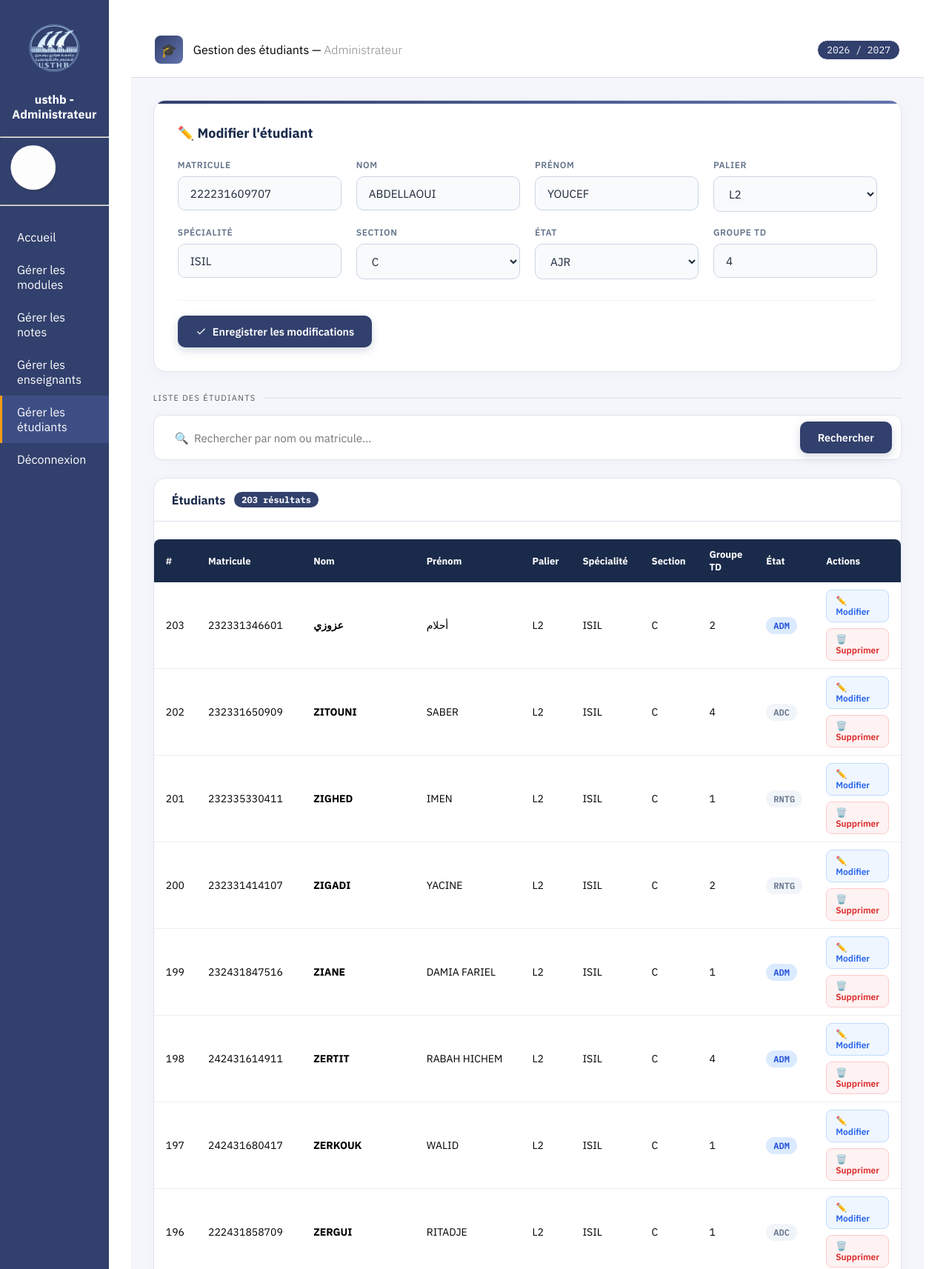
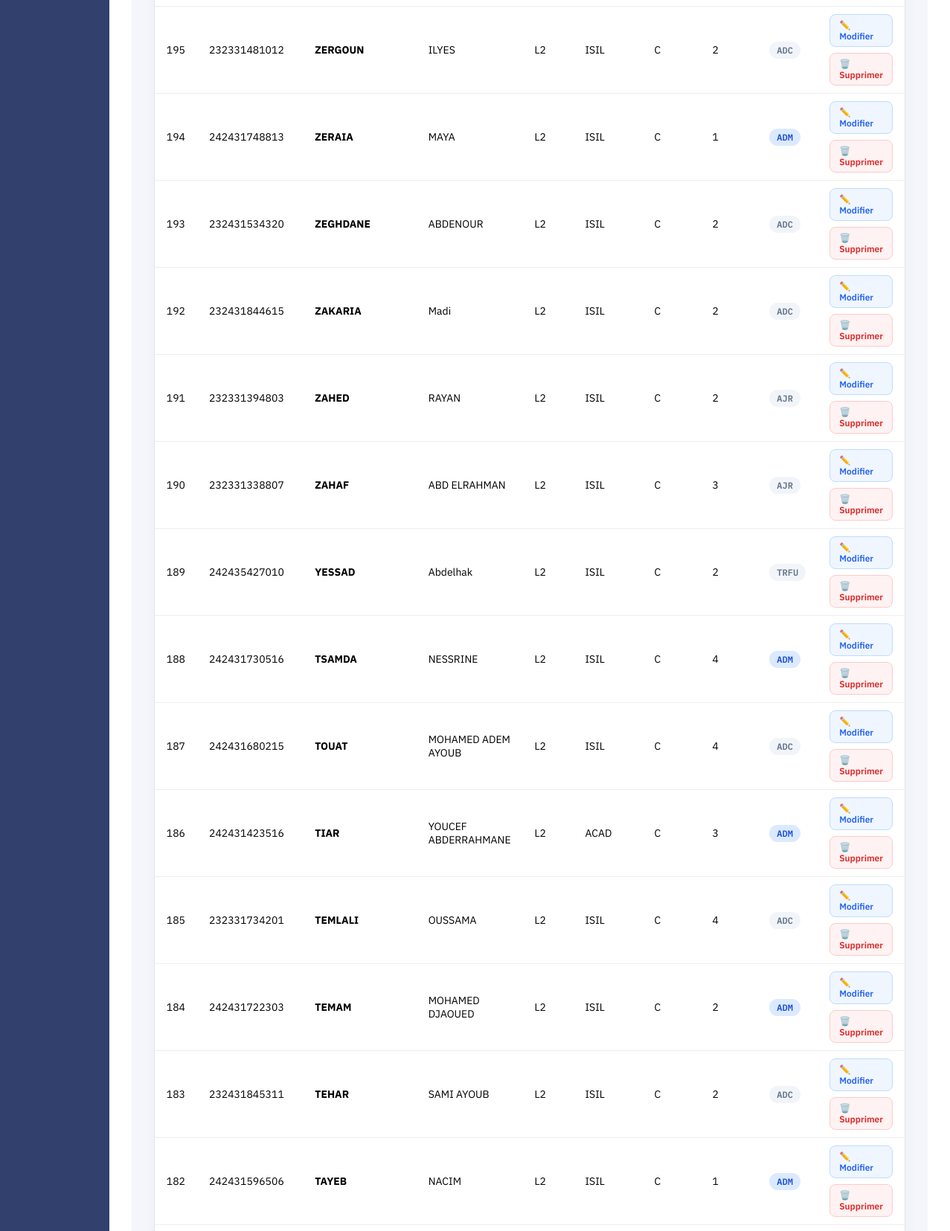
The page /admin-interface/gestiondesetudiants.php?edit=4 (upper part) on the database its author committed (2 pictures, top to bottom).
### tables this page shows
CREATE TABLE `etudiants` (
  `numero` int(11) NOT NULL,
  `palier` varchar(5) NOT NULL,
  `specialite` varchar(10) NOT NULL,
  `section` varchar(5) NOT NULL,
  `matricule` varchar(20) NOT NULL,
  `nom` varchar(50) NOT NULL,
  `prenom` varchar(70) NOT NULL,
  `etat` varchar(15) NOT NULL,
  `groupe_td` int(11) NOT NULL
);

### admin-interface/gestiondesetudiants.php (the view, shortened to what this page needs)
<?php
require_once("../connexion.php");
$editMode        = false;
$etudiant        = null;
if (isset($_GET['edit'])) {
    $editMode = true;
    $stmt = $pdo->prepare("SELECT * FROM etudiants WHERE numero=?");
    $stmt->execute([$_GET['edit']]);
    $etudiant = $stmt->fetch();
}
$currentPage = basename($_SERVER['PHP_SELF']);
$annee = date("Y") . " / " . (date("Y") + 1);
?>
<!DOCTYPE html>
<html lang="fr">
<head>
    <link rel="stylesheet" href="../prof-interface/style.css">
</head>
<body>
<div class="sidebar">
    <div style="text-align: center;">
        <img src="img/usthb1.png" width="100" height="100"/>
        <p><font color="#ffffff"><font size="3"><center><b>usthb - Administrateur</b></center></font></font></p>
    </div>
    <br><hr>
    <div style="display: flex; align-items: center;">
        <img src="img/prof.png" width="90" height="90"/>
    </div>
    <hr><br>
    <a href="acceuille1.php"              class="<?= $currentPage == 'acceuille1.php' ? 'active' : '' ?>">Accueil</a>
    <a href="Gestion des modules.php"     class="<?= $currentPage == 'Gestion des modules.php' ? 'active' : '' ?>">Gérer les modules</a>
    <a href="Gestion des notes.php"       class="<?= $currentPage == 'Gestion_des_notes.php' ? 'active' : '' ?>">Gérer les notes</a>
    <a href="Gestion_des_enseignants.php" class="<?= $currentPage == 'Gestion_des_enseignants.php' ? 'active' : '' ?>">Gérer les enseignants</a>
    <a href="gestiondesetudiants.php"     class="<?= strtolower($currentPage) == 'gestiondesetudiants.php' ? 'active' : '' ?>">Gérer les étudiants</a>
    <a href="logout.php"                  class="<?= $currentPage == 'logout.php' ? 'active' : '' ?>">Déconnexion</a>
</div>
<div class="main">
    <div class="header">
        <div class="header-left">
            <div class="header-icon">🎓</div>
            <p style="color:#000; font-size:16px;">Gestion des étudiants — <span style="color:#888; font-weight:300;">Administrateur</span></p>
        </div>
        <div class="year-badge"><?= $annee ?></div>
    </div>
    <div class="page-content">
        <div class="form-card">
            <h2>
                <?php if ($editMode): ?>
                    ✏️ Modifier l'étudiant
                <?php else: ?>
                    ➕ Ajouter un étudiant
                <?php endif; ?>
            </h2>
            <form method="POST" action="gestiondesetudiants.php">
                <div class="form-grid">
                    <div class="form-group">
                        <label>Matricule</label>
                        <input type="text" name="matricule" placeholder="ex: 221234567" value="<?= $editMode ? htmlspecialchars($etudiant['matricule']) : '' ?>" required>
                    </div>
                    <div class="form-group">
                        <label>Nom</label>
                        <input type="text" name="nom" placeholder="Nom de famille" value="<?= $editMode ? htmlspecialchars($etudiant['nom']) : '' ?>" required>
                    </div>
                    <div class="form-group">
                        <label>Prénom</label>
                        <input type="text" name="prenom" placeholder="Prénom" value="<?= $editMode ? htmlspecialchars($etudiant['prenom']) : '' ?>" required>
                    </div>
                    <div class="form-group">
                        <label>Palier</label>
                        <select name="palier">
                            <?php foreach (['L1','L2','L3','M1','M2'] as $p): ?>
                                <option value="<?= $p ?>" <?= ($editMode && $etudiant['palier'] == $p) ? 'selected' : '' ?>><?= $p ?></option>
                            <?php endforeach; ?>
                        </select>
                    </div>
                    <div class="form-group">
                        <label>Spécialité</label>
                        <input type="text" name="specialite" placeholder="ex: ISIL" value="<?= $editMode ? htmlspecialchars($etudiant['specialite']) : '' ?>" required>
                    </div>
                    <div class="form-group">
                        <label>Section</label>
                        <select name="section">
                            <?php foreach (['A','B','C','D','E'] as $s): ?>
                                <option value="<?= $s ?>" <?= ($editMode && $etudiant['section'] == $s) ? 'selected' : '' ?>><?= $s ?></option>
                            <?php endforeach; ?>
                        </select>
                    </div>
                    <div class="form-group">
                        <label>État</label>
                        <select name="etat">
                            <?php foreach (['AJR','ADC','ADM'] as $et): ?>
                                <option value="<?= $et ?>" <?= ($editMode && $etudiant['etat'] == $et) ? 'selected' : '' ?>><?= $et ?></option>
                            <?php endforeach; ?>
                        </select>
                    </div>
                    <div class="form-group">
                        <label>Groupe TD</label>
                        <input type="number" name="groupe_td" min="1" max="20" placeholder="ex: 3" value="<?= $editMode ? htmlspecialchars($etudiant['groupe_td']) : '' ?>" required>
                    </div>
                </div>
                <div class="form-actions">
                    <button type="submit" class="btn btn-primary">
                        <svg width="15" height="15" viewBox="0 0 24 24" fill="none" stroke="currentColor" stroke-width="2"><polyline points="20 6 9 17 4 12"></polyline></svg>
                        <?= $editMode ? 'Enregistrer les modifications' : 'Ajouter l\'étudiant' ?>
                    </button>
                </div>
            </form>
        </div>
        <div class="section-title">Liste des étudiants</div>
        <form method="GET" action="gestiondesetudiants.php" class="search-bar">
            <input type="text" name="search" placeholder="🔍  Rechercher par nom ou matricule..." value="<?= htmlspecialchars($_GET['search'] ?? '') ?>">
            <button type="submit" class="btn btn-primary">Rechercher</button>
        </form>
        <?php
        if (!empty($_GET['search'])) {
            $search = "%" . $_GET['search'] . "%";
            $stmt = $pdo->prepare("SELECT * FROM etudiants WHERE nom LIKE ? OR matricule LIKE ? ORDER BY numero DESC");
            $stmt->execute([$search, $search]);
        } else {
            $stmt = $pdo->query("SELECT * FROM etudiants ORDER BY numero DESC");
        }
        $rows = $stmt->fetchAll(PDO::FETCH_ASSOC);
        $count = count($rows);
        ?>
        <div class="table-card">
            <div class="table-card-header">
                Étudiants
                <span class="count-badge"><?= $count ?> résultat<?= $count > 1 ? 's' : '' ?></span>
            </div>
            <table class="table1">
                <thead>
                    <tr>
                        <th>#</th>
                        <th>Matricule</th>
                        <th>Nom</th>
                        <th>Prénom</th>
                        <th>Palier</th>
                        <th>Spécialité</th>
                        <th>Section</th>
                        <th>Groupe TD</th>
                        <th>État</th>
                        <th>Actions</th>
                    </tr>
                </thead>
                <tbody>
                <?php if ($count === 0): ?>
                    <tr><td colspan="10">
                        <div class="empty-state">
                            Aucun étudiant trouvé.
                        </div>
                    </td></tr>
                <?php else: ?>
                    <?php foreach ($rows as $row): ?>
                    <tr>
                        <td><?= htmlspecialchars($row['numero']) ?></td>
                        <td class="matricule-cell"><?= htmlspecialchars($row['matricule']) ?></td>
                        <td><strong><?= htmlspecialchars($row['nom']) ?></strong></td>
                        <td><?= htmlspecialchars($row['prenom']) ?></td>
                        <td><?= htmlspecialchars($row['palier']) ?></td>
                        <td><?= htmlspecialchars($row['specialite']) ?></td>
                        <td><?= htmlspecialchars($row['section']) ?></td>
                        <td><?= htmlspecialchars($row['groupe_td']) ?></td>
                        <td>
                            <?php
                            $etat = strtolower($row['etat']);
                            $badgeClass = 'badge-inactif';
                            if ($etat === 'actif') $badgeClass = 'badge-actif';
                            elseif ($etat === 'adm') $badgeClass = 'badge-adm';
                            ?>
                            <span class="badge <?= $badgeClass ?>"><?= htmlspecialchars($row['etat']) ?></span>
                        </td>
                        <td>
                            <div class="action-btns">
                                <a href="?edit=<?= $row['numero'] ?>" class="btn-edit">
                                    ✏️ Modifier
                                </a>
                                <a href="gestiondesetudiants.php?delete=<?= $row['numero'] ?>"
                                    class="btn-delete"
                                    onclick="return confirm('Supprimer <?= htmlspecialchars($row['nom'] . ' ' . $row['prenom'], ENT_QUOTES) ?> ?')">
                                        🗑️ Supprimer
                                </a>
                            </div>
                        </td>
                    </tr>
                    <?php endforeach; ?>
                <?php endif; ?>
                </tbody>
            </table>
        </div>
    </div>
</div>
</body>
</html>

### rows shown on the page
etudiants: matricule "222231609707", nom "ABDELLAOUI", prenom "YOUCEF", palier "L2", specialite "ISIL", section "C", groupe_td "4"
etudiants: numero "203", matricule "232331346601", nom "عزوزي", prenom "أحلام", palier "L2", specialite "ISIL", section "C", groupe_td "2", etat "ADM"
etudiants: numero "202", matricule "232331650909", nom "ZITOUNI", prenom "SABER", palier "L2", specialite "ISIL", section "C", groupe_td "4", etat "ADC"
etudiants: numero "201", matricule "232335330411", nom "ZIGHED", prenom "IMEN", palier "L2", specialite "ISIL", section "C", groupe_td "1", etat "RNTG"
etudiants: numero "200", matricule "232331414107", nom "ZIGADI", prenom "YACINE", palier "L2", specialite "ISIL", section "C", groupe_td "2", etat "RNTG"
etudiants: numero "199", matricule "232431847516", nom "ZIANE", prenom "DAMIA FARIEL", palier "L2", specialite "ISIL", section "C", groupe_td "1", etat "ADM"
etudiants: numero "198", matricule "242431614911", nom "ZERTIT", prenom "RABAH HICHEM", palier "L2", specialite "ISIL", section "C", groupe_td "4", etat "ADM"
etudiants: numero "197", matricule "242431680417", nom "ZERKOUK", prenom "WALID", palier "L2", specialite "ISIL", section "C", groupe_td "1", etat "ADM"
etudiants: numero "196", matricule "222431858709", nom "ZERGUI", prenom "RITADJE", palier "L2", specialite "ISIL", section "C", groupe_td "1", etat "ADC"
etudiants: numero "195", matricule "232331481012", nom "ZERGOUN", prenom "ILYES", palier "L2", specialite "ISIL", section "C", groupe_td "2", etat "ADC"
etudiants: numero "194", matricule "242431748813", nom "ZERAIA", prenom "MAYA", palier "L2", specialite "ISIL", section "C", groupe_td "1", etat "ADM"
etudiants: numero "193", matricule "232431534320", nom "ZEGHDANE", prenom "ABDENOUR", palier "L2", specialite "ISIL", section "C", groupe_td "2", etat "ADC"
etudiants: numero "192", matricule "232431844615", nom "ZAKARIA", prenom "Madi", palier "L2", specialite "ISIL", section "C", groupe_td "2", etat "ADC"
etudiants: numero "191", matricule "232331394803", nom "ZAHED", prenom "RAYAN", palier "L2", specialite "ISIL", section "C", groupe_td "2", etat "AJR"
etudiants: numero "190", matricule "232331338807", nom "ZAHAF", prenom "ABD ELRAHMAN", palier "L2", specialite "ISIL", section "C", groupe_td "3", etat "AJR"
etudiants: numero "189", matricule "242435427010", nom "YESSAD", prenom "Abdelhak", palier "L2", specialite "ISIL", section "C", groupe_td "2", etat "TRFU"
etudiants: numero "188", matricule "242431730516", nom "TSAMDA", prenom "NESSRINE", palier "L2", specialite "ISIL", section "C", groupe_td "4", etat "ADM"
etudiants: numero "187", matricule "242431680215", nom "TOUAT", prenom "MOHAMED ADEM AYOUB", palier "L2", specialite "ISIL", section "C", groupe_td "4", etat "ADC"
etudiants: numero "186", matricule "242431423516", nom "TIAR", prenom "YOUCEF ABDERRAHMANE", palier "L2", specialite "ACAD", section "C", groupe_td "3", etat "ADM"
etudiants: numero "185", matricule "232331734201", nom "TEMLALI", prenom "OUSSAMA", palier "L2", specialite "ISIL", section "C", groupe_td "4", etat "ADC"
etudiants: numero "184", matricule "242431722303", nom "TEMAM", prenom "MOHAMED DJAOUED", palier "L2", specialite "ISIL", section "C", groupe_td "2", etat "ADM"
etudiants: numero "183", matricule "232431845311", nom "TEHAR", prenom "SAMI AYOUB", palier "L2", specialite "ISIL", section "C", groupe_td "2", etat "ADC"
etudiants: numero "182", matricule "242431596506", nom "TAYEB", prenom "NACIM", palier "L2", specialite "ISIL", section "C", groupe_td "1", etat "ADM"

### other values the page prints
$count "203"
form field etat "AJR"
